Frame 1 (no input): blank canvas, image omitted
Frame 60 (the mouse pressed at the canvas centre just before this capture): blank canvas, image omitted
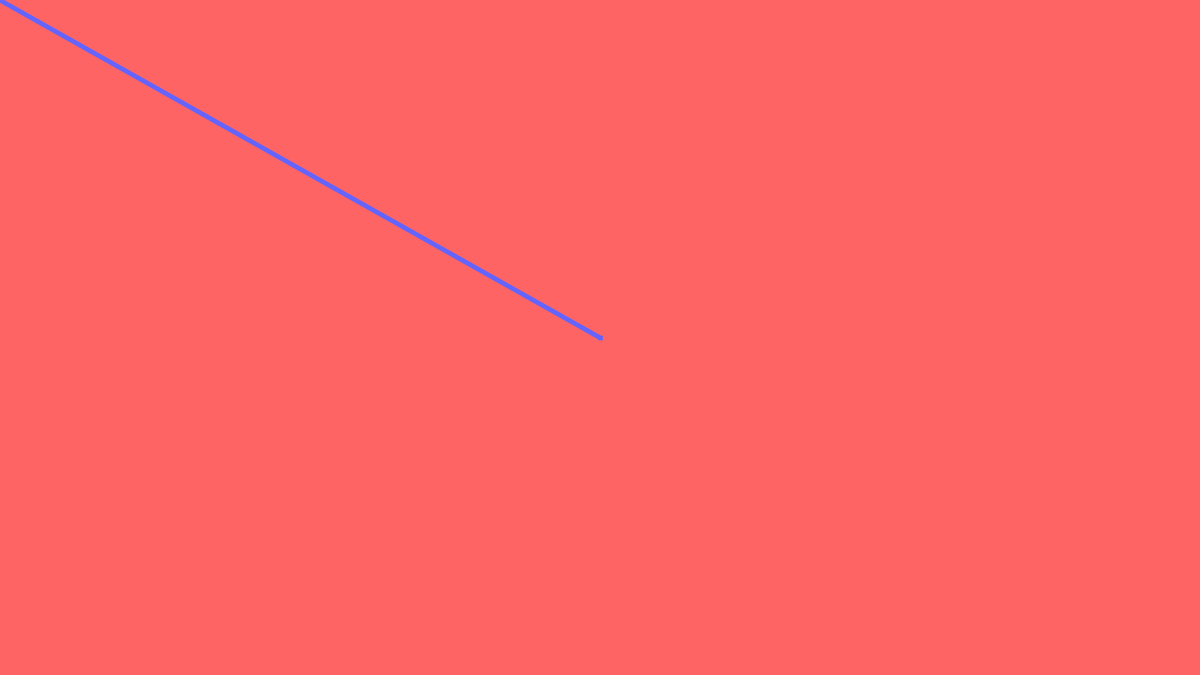
Frame 120 (the mouse held since frame 60 and released just before this capture)

The Processing sketch whose frames 1 and 60 were blank and that drew this single picture after the mouse press (run headless with seeded random() and noise(); from frame 60 on, the mouse is pressed at the canvas centre):

// Processing sketch: sketch_week03_02_91317
// ── sketch_week03_02_91317.pde
//PMOUSE from demo exploring pmouseX, pmouseY

void setup() {
  size(1280,720);
  background(255,100,100);
}

void draw() {
  stroke(100,100,255);
  strokeWeight(5);
  line(mouseX,mouseY,pmouseX,pmouseY);
}
